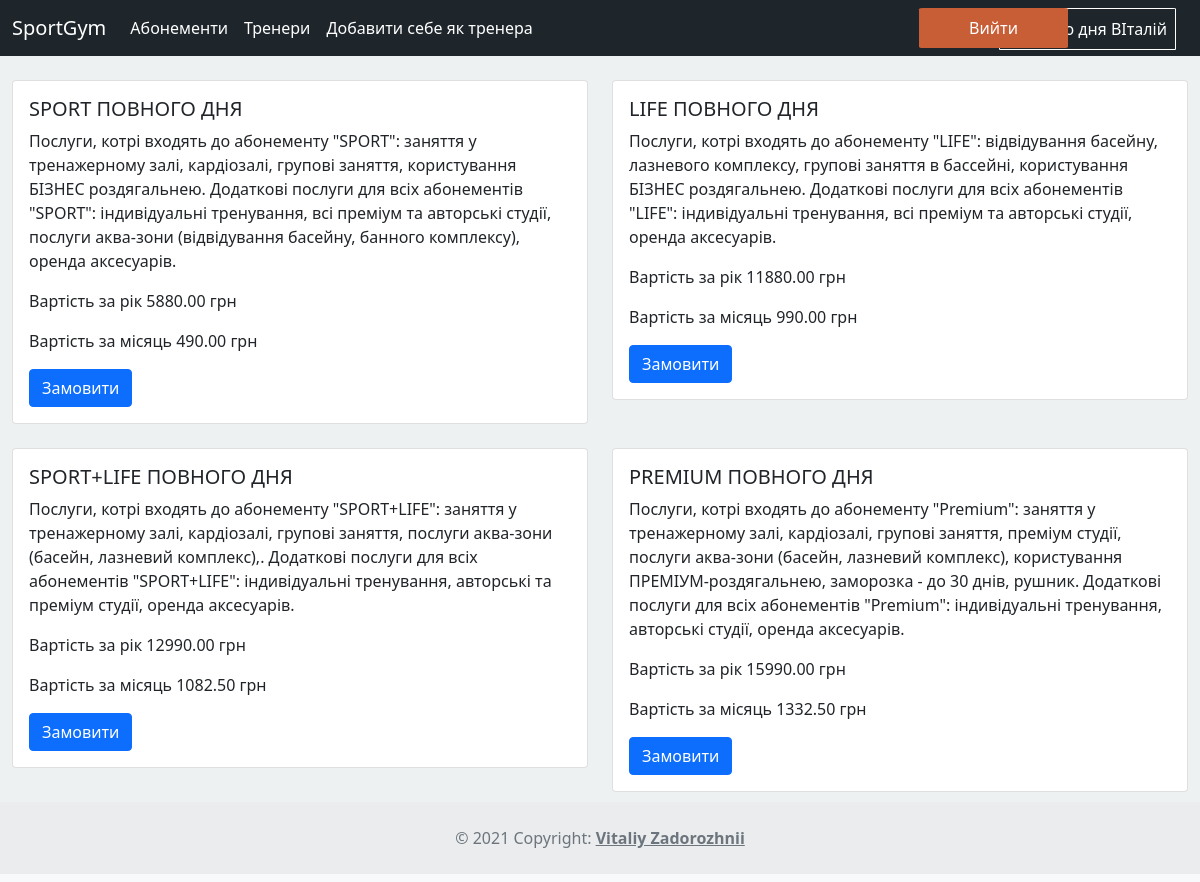
The app's page / (signed in) with its own data.
### gym/models.py (models this page shows, shortened)
class Abonement(models.Model):
    name = models.CharField(max_length=100, verbose_name='Назва')
    about = models.TextField(verbose_name='Описание абонемента')
    price = models.DecimalField(max_digits=15, decimal_places=2, verbose_name='Ціна')
    class Meta:
        verbose_name = 'Абонемент'
        verbose_name_plural = 'Абонементы'

### gym/views.py (the view)
# urls.py: path('' , abonements, name='home'),
def abonements(request):
    form = Abonement.objects.all()
    return render(request, 'gym/abonements.html', {'form': form, 'menu': menu})

### gym/templates/gym/abonements.html (shortened to what this page needs)
{% extends 'gym/base.html' %}
{% load mathfilters %}
{% block content %}
<div class="flex">
  <div class="row row-cols-1 row-cols-md-2 g-4">
    {% for f in form %}
    <div class="col">
        <div class="card">
          <div class="card-body">
            <h5 class="card-title">{{f.name}}</h5>
            <p class="card-text">{{f.about}}</p>
            <p class="card-text">Вартість за рік {{ f.price }} грн</p>
            <p class="card-text">Вартість за місяць {{ f.price|div:12 }} грн</p>
            <a href="tel:0979661886" class="btn btn-primary">Замовити</a>
          </div>
        </div>
      </div>
    {% endfor%}
  </div>
</div>
{% endblock content %}

### gym/templates/gym/base.html (shortened to what this page needs)
{% load static %}
<!DOCTYPE html>
<html lang="en">
<head>
    <link href="https://cdn.jsdelivr.net/npm/bootstrap@5.0.2/dist/css/bootstrap.min.css" rel="stylesheet">
    <link type="text/css" href="{% static 'gym/css/style.css' %}" rel="stylesheet">
</head>
<body>
    <header>
        <nav class="navbar navbar-expand-lg navbar-dark bg-#1E262C">
            <div class="container-fluid">
              <a class="navbar-brand" href="{% url 'home' %}">SportGym</a>
              <div class="collapse navbar-collapse" id="navbarNavAltMarkup">
                <div class="navbar-nav">
                {% for m in menu %}
                  <a class="nav-link active" aria-current="page" href="{% url m.url_name %}">{{m.title}}</a>
                {% endfor %}
                {% if request.user.is_authenticated %}
                  <a class="nav-link active" id="reg" >Доброго дня {{user.first_name}}</a>
                  <a class="nav-link active" id="auth" href="{% url 'logout' %}" >Вийти</a>
                {% else %}
                <a class="nav-link active" id="auth" href="{% url 'auth' %}">Увійти</a>
                <a class="nav-link active" id="reg" href="{% url 'registration' %}">Зареєструватися</a>
                {% endif %}
                </div>
              </div>
            </div>
          </nav>
    </header>
    <main>
    <div class="content">
    {% block content %}
    {% endblock content %}
    </div>
    </main>
  <footer class="text-center text-lg-start bg-light text-muted">
    <div class="text-center p-4" style="background-color: rgba(0, 0, 0, 0.05);">
      © 2021 Copyright:
      <a class="text-reset fw-bold" href="#">Vitaliy Zadorozhnii</a>
    </div>
  </footer>
</body>
</html>

### gym/static/gym/css/style.css (style rules this page uses)
a { color: white; }
* { margin: 0; padding: 0; }
html, body { height: 100%; overflow-x: hidden; background-color: #EDF1F2; }
.content { padding-bottom: 90px; }
footer { position: absolute; left: 0; bottom: 0; width: 100%; height: 80px; }
header { background-color:#1E262C; margin-bottom: 2%; }
#auth { color:white; position: absolute; right: 11%; display: block; background-color:#C85E36; padding-left: 50px; padding-right: 50px; border-radius: 3%; }
#reg { color:white; position: absolute; right: 2%; border:1px solid white ; border-radius: 2%; }
.flex { padding-left: 1%; padding-right: 1%; }

### records on screen
Abonement: name "SPORT ПОВНОГО ДНЯ", about "Послуги, котрі входять до абонементу \"SPORT\": заняття у тренажерному залі, кардіозалі, групові заняття, користування БІЗНЕС роздягальнею. Додаткові послуги для всіх абонементів \"SPORT\": індивідуальні тренування, всі преміум та авторські студії, послуги аква-зони (відвідування басейну, банного комплексу), оренда аксесуарів.", price "5880.00", price|div "490.00"
Abonement: name "LIFE ПОВНОГО ДНЯ", about "Послуги, котрі входять до абонементу \"LIFE\": відвідування басейну, лазневого комплексу, групові заняття в бассейні, користування БІЗНЕС роздягальнею. Додаткові послуги для всіх абонементів \"LIFE\": індивідуальні тренування, всі преміум та авторські студії, оренда аксесуарів.", price "11880.00", price|div "990.00"
Abonement: name "SPORT+LIFE ПОВНОГО ДНЯ", about "Послуги, котрі входять до абонементу \"SPORT+LIFE\": заняття у тренажерному залі, кардіозалі, групові заняття, послуги аква-зони (басейн, лазневий комплекс),. Додаткові послуги для всіх абонементів \"SPORT+LIFE\": індивідуальні тренування, авторські та преміум студії, оренда аксесуарів.", price "12990.00", price|div "1082.50"
Abonement: name "PREMIUM ПОВНОГО ДНЯ", about "Послуги, котрі входять до абонементу \"Premium\": заняття у тренажерному залі, кардіозалі, групові заняття, преміум студії, послуги аква-зони (басейн, лазневий комплекс), користування ПРЕМІУМ-роздягальнею, заморозка - до 30 днів, рушник. Додаткові послуги для всіх абонементів \"Premium\": індивідуальні тренування, авторські студії, оренда аксесуарів.", price "15990.00", price|div "1332.50"

### other values on screen
{{ m.title }} "Абонементи" "Тренери" "Добавити себе як тренера"
{{ user.first_name }} "ВІталій"
